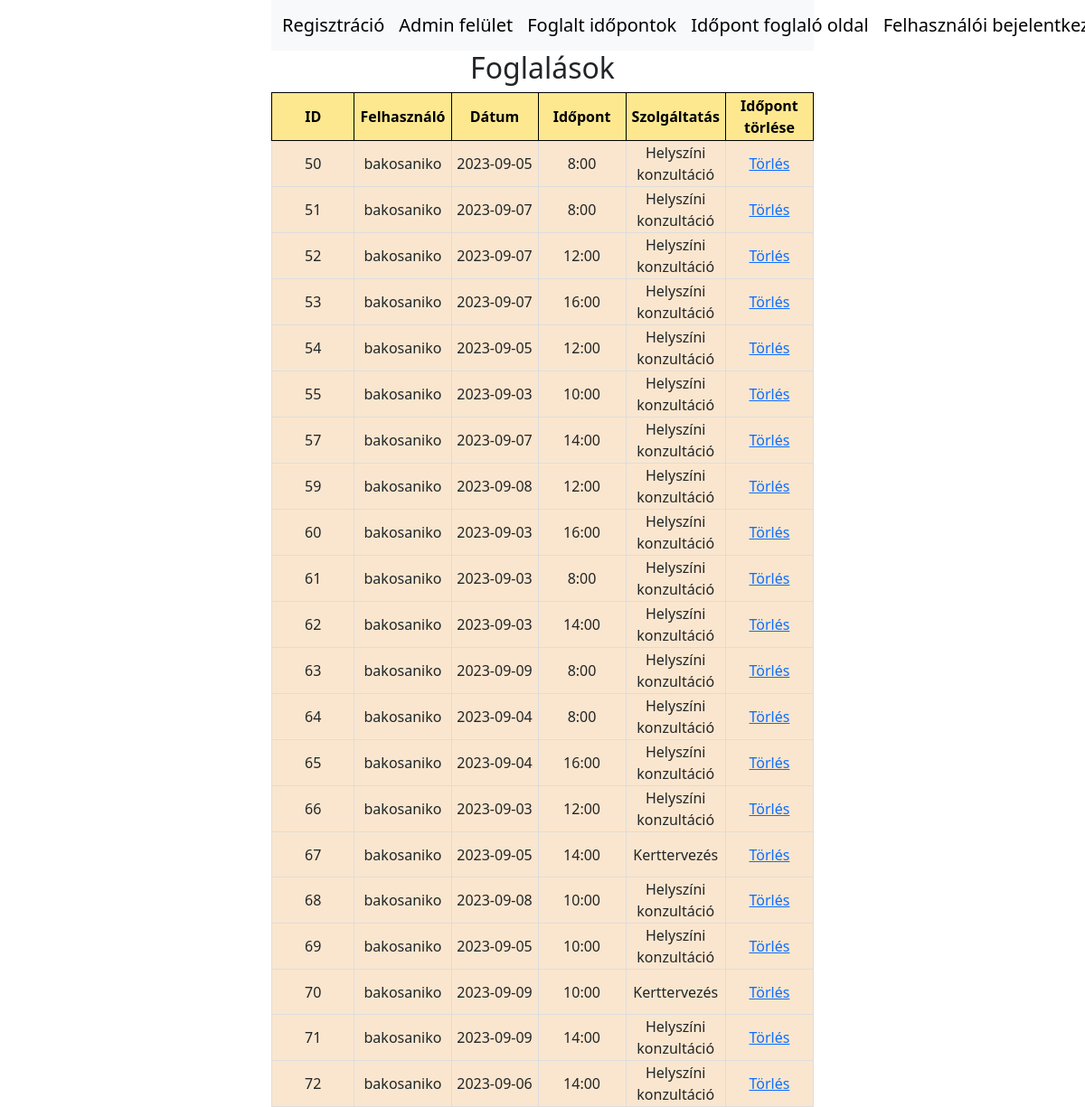
Screenshot of /Vizsgamunka_PHP_BA/admin/admin.php with the database file from the repository.
### tables this page shows
CREATE TABLE IF NOT EXISTS `appointments` (
  `id` int NOT NULL AUTO_INCREMENT,
  `user_id` int NOT NULL,
  `service` varchar(50) NOT NULL,
  `appointment_date` varchar(50) NOT NULL DEFAULT '',
  `appointment_slot` varchar(50) NOT NULL DEFAULT '',
  PRIMARY KEY (`id`),
  KEY `user_id` (`user_id`),
  CONSTRAINT `appointments_ibfk_1` FOREIGN KEY (`user_id`) REFERENCES `users` (`id`)
);

CREATE TABLE IF NOT EXISTS `users` (
  `id` int NOT NULL AUTO_INCREMENT,
  `username` varchar(50) NOT NULL,
  `first_name` varchar(50) NOT NULL,
  `last_name` varchar(50) NOT NULL,
  `email` varchar(50) NOT NULL,
  `password` varchar(255) NOT NULL,
  `created_at` timestamp NULL DEFAULT CURRENT_TIMESTAMP,
  PRIMARY KEY (`id`)
);

### Vizsgamunka_PHP_BA/admin/admin.php (the view, shortened to what this page needs)
<!DOCTYPE html>
<html>
<head>
     <link href="https://cdn.jsdelivr.net/npm/bootstrap@5.3.1/dist/css/bootstrap.min.css" rel="stylesheet">
    <link rel="stylesheet" href="../style.php" media="screen">
</head>
<body>
      <nav class="navbar navbar-expand-lg bg-body-tertiary">
  <div class="container-fluid">
    <a class="navbar-brand" href="../users/index.php">Regisztráció</a>
      <a class="navbar-brand" href="../admin/adminlogin_page.php">Admin felület</a>
      <a class="navbar-brand" href="../admin/admin.php">Foglalt időpontok</a>
          <a class="navbar-brand" href="../appointments/dashboard.php">Időpont foglaló oldal</a>
          <a class="navbar-brand" href="../users/userlogin.php">Felhasználói bejelentkezés</a>
  </div>
</nav>
    <h2>Foglalások</h2>
    <?php
    $servername = "localhost";
    $username = "root";
    $password = "Lak0k0csi";
    $dbname = "appointment_system";
    $conn = new mysqli($servername, $username, $password, $dbname);
    $sql = "SELECT appointments.id, users.username, appointments.appointment_date, appointments.appointment_slot,appointments.service "
            . "FROM appointments INNER JOIN users ON appointments.user_id = users.id";
    $result = $conn->query($sql);
   echo "<table><tr><th>ID</th><th>Felhasználó</th><th>Dátum</th> <th>Időpont</th><th>Szolgáltatás</th><th>Időpont törlése</th></tr>";
while ($row = $result->fetch_assoc()) {
    echo "<tr><td>" . $row['id'] . "</td><td>" . $row['username'] . "</td><td>" . $row['appointment_date'] .
            "</td><td>". $row['appointment_slot'] ."</td><td>" .$row['service']."</td>";
    echo "<td><a href='../appointments/cancel_appointment.php?id=" . $row['id'] . "'>Törlés</a></td>";
}
echo "</table>";
    ?>
</body>
</html>

### rows the page displays
appointments: id "50", user.username "bakosaniko", appointment_date "2023-09-05", appointment_slot "8:00", service "Helyszíni konzultáció"
appointments: id "51", user.username "bakosaniko", appointment_date "2023-09-07", appointment_slot "8:00", service "Helyszíni konzultáció"
appointments: id "52", user.username "bakosaniko", appointment_date "2023-09-07", appointment_slot "12:00", service "Helyszíni konzultáció"
appointments: id "53", user.username "bakosaniko", appointment_date "2023-09-07", appointment_slot "16:00", service "Helyszíni konzultáció"
appointments: id "54", user.username "bakosaniko", appointment_date "2023-09-05", appointment_slot "12:00", service "Helyszíni konzultáció"
appointments: id "55", user.username "bakosaniko", appointment_date "2023-09-03", appointment_slot "10:00", service "Helyszíni konzultáció"
appointments: id "57", user.username "bakosaniko", appointment_date "2023-09-07", appointment_slot "14:00", service "Helyszíni konzultáció"
appointments: id "59", user.username "bakosaniko", appointment_date "2023-09-08", appointment_slot "12:00", service "Helyszíni konzultáció"
appointments: id "60", user.username "bakosaniko", appointment_date "2023-09-03", appointment_slot "16:00", service "Helyszíni konzultáció"
appointments: id "61", user.username "bakosaniko", appointment_date "2023-09-03", appointment_slot "8:00", service "Helyszíni konzultáció"
appointments: id "62", user.username "bakosaniko", appointment_date "2023-09-03", appointment_slot "14:00", service "Helyszíni konzultáció"
appointments: id "63", user.username "bakosaniko", appointment_date "2023-09-09", appointment_slot "8:00", service "Helyszíni konzultáció"
appointments: id "64", user.username "bakosaniko", appointment_date "2023-09-04", appointment_slot "8:00", service "Helyszíni konzultáció"
appointments: id "65", user.username "bakosaniko", appointment_date "2023-09-04", appointment_slot "16:00", service "Helyszíni konzultáció"
appointments: id "66", user.username "bakosaniko", appointment_date "2023-09-03", appointment_slot "12:00", service "Helyszíni konzultáció"
appointments: id "67", user.username "bakosaniko", appointment_date "2023-09-05", appointment_slot "14:00", service "Kerttervezés"
appointments: id "68", user.username "bakosaniko", appointment_date "2023-09-08", appointment_slot "10:00", service "Helyszíni konzultáció"
appointments: id "69", user.username "bakosaniko", appointment_date "2023-09-05", appointment_slot "10:00", service "Helyszíni konzultáció"
appointments: id "70", user.username "bakosaniko", appointment_date "2023-09-09", appointment_slot "10:00", service "Kerttervezés"
appointments: id "71", user.username "bakosaniko", appointment_date "2023-09-09", appointment_slot "14:00", service "Helyszíni konzultáció"
appointments: id "72", user.username "bakosaniko", appointment_date "2023-09-06", appointment_slot "14:00", service "Helyszíni konzultáció"
